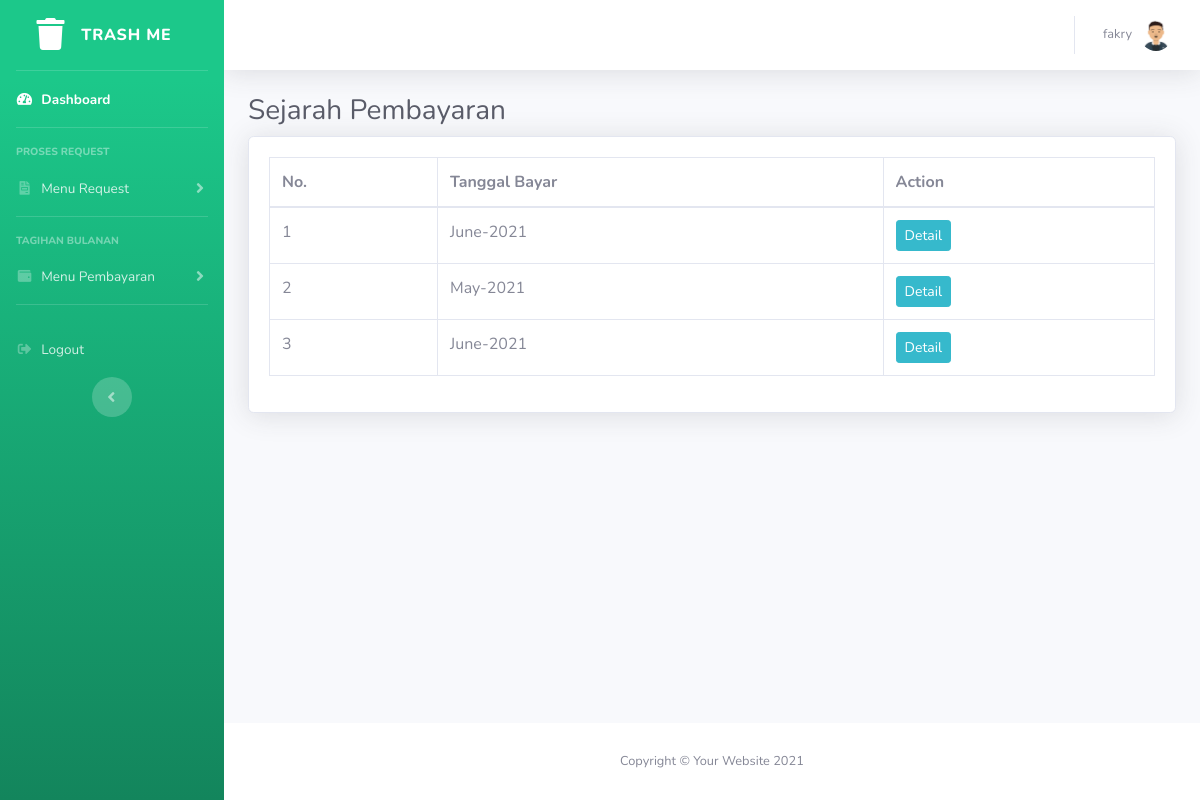
The app's page /paylog.php (signed in) with its own data.
### tables this page shows
CREATE TABLE `users` (
  `id` int(11) NOT NULL,
  `email` varchar(80) NOT NULL,
  `password` varchar(255) NOT NULL,
  `conf_password` varchar(255) NOT NULL,
  `name` varchar(50) NOT NULL,
  `address` text NOT NULL,
  `phone_num` varchar(20) NOT NULL,
  `role_id` int(11) NOT NULL,
  `profile_pict` varchar(255) NOT NULL
);

CREATE TABLE `monthly_bill` (
  `id` int(11) NOT NULL,
  `id_users` int(11) NOT NULL,
  `payment` double NOT NULL,
  `date` date NOT NULL
);

### function.php (called while the page is built, shortened)
<?php
$conn = mysqli_connect("localhost", "root", "","db_trashme");
function query($data){
    global $conn;
    $result = mysqli_query($conn, $data);
    while ( $row = mysqli_fetch_assoc($result)){
        return $row;
    }
}
function request($data){
    global $conn;
    $result = mysqli_query($conn, $data);
    $rows = [];
    while ( $row = mysqli_fetch_assoc($result)){
        $rows[]=$row;
    }
    return $rows;
}

### paylog.php (the view, shortened to what this page needs)
<?php
$iduser = $_SESSION['customer']['id'];
require 'function.php';
$daftarbill = request("SELECT * FROM monthly_bill WHERE id_users = '$iduser' ");
?>
<!DOCTYPE html>
<html lang="en">
<head>
    <link href="vendor/fontawesome-free/css/all.min.css" rel="stylesheet" type="text/css">
    <link href="css/sb-admin-2.min.css" rel="stylesheet">
</head>
<body id="page-top">
    <div id="wrapper">
        <?php include 'sidebar.php'; ?>
        <div id="content-wrapper" class="d-flex flex-column">
            <div id="content">
                <?php include 'topbar.php'; ?>
                <div class="container-fluid">
                    <h1 class="h3 mb-2 text-gray-800">Sejarah Pembayaran</h1>
                    <div class="card shadow mb-4">
                        <div class="card-body">
                            <div class="table-responsive">
                                <table class="table table-bordered" id="dataTable" width="100%" cellspacing="0">
                                    <thead>
                                        <tr>
                                            <th>No.</th>
                                            <th>Tanggal Bayar</th>
                                            <th>Action</th>
                                        </tr>
                                    </thead>
                                    <tbody>
                                    <?php $i = 1; ?>
                                    <?php foreach ($daftarbill as $db) : ?>
                                        <tr>
                                            <td><?= $i; ?></td>
                                            <td><?= date("F-Y", strtotime($db['date'])); ?></td>
                                            <td>
                                                <a href="detailpayment.php?id=<?= $db['id']?>" class="btn btn-info btn-sm">Detail</a>
                                            </td>
                                        </tr>
                                        <?php $i++; ?>
                                        <?php endforeach; ?>
                                    </tbody>
                                </table>
                            </div>
                        </div>
                    </div>
                </div>
            </div>
            <footer class="sticky-footer bg-white">
                <div class="container my-auto">
                    <div class="copyright text-center my-auto">
                        <span>Copyright &copy; Your Website <?= date('Y')?></span>
                    </div>
                </div>
            </footer>
        </div>
    </div>
</body>
</html>

### topbar.php (shortened to what this page needs)
<?php
$id_user= $_SESSION['customer']['id'];
$user = query("SELECT * FROM users WHERE id = '$id_user' ");
?>
<nav class="navbar navbar-expand navbar-light bg-white topbar mb-4 static-top shadow">
<ul class="navbar-nav ml-auto">
    <li class="nav-item dropdown no-arrow">
        <a class="nav-link dropdown-toggle" href="#" id="userDropdown" role="button"
            data-toggle="dropdown" aria-haspopup="true" aria-expanded="false">
            <span class="mr-2 d-none d-lg-inline text-gray-600 small"><?= $user['name'];?></span>
            <img class="img-profile rounded-circle"
                src="img/<?= $user['profile_pict']; ?>">
        </a>
    </li>
</ul>
</nav>

### records on screen
users: name "fakry", profile_pict (picture)
monthly_bill: date "June-2021"
monthly_bill: date "May-2021"
monthly_bill: date "June-2021"
